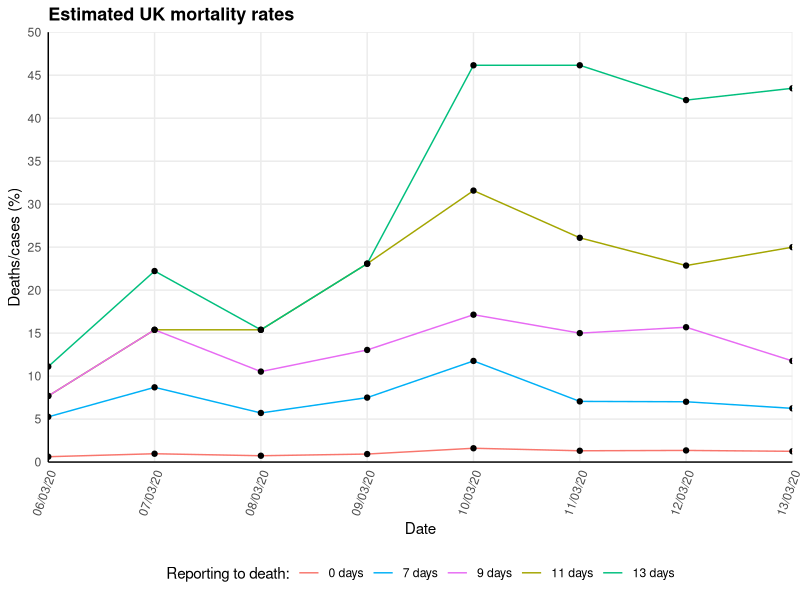

The R script that drew this image:
## Exploration of UK COVID-19 data: Mortality statistics over time
## Emma Doughty (e.doughty6@gmail.com)

# Install libraries if necessary
#if(!require(ggpubr)) install.packages("ggpubr")
#if(!require(tidyverse)) install.packages("tidyverse")
#if(!require(scales)) install.packages("scales")

# Load libraries
library(readr)
library(tidyr)
library(plyr)
library(ggplot2)
library(scales)
library(ggpubr)

#Load data
COVID19_by_day <- read_csv("COVID19_by_day.csv")
COVID19_by_day$Date <- as.Date(COVID19_by_day$Date, format = "%d/%m/%y")
COVID19_by_day <- COVID19_by_day[order(COVID19_by_day$Date),]

# Data taken from: https://github.com/midas-network/COVID-19/tree/master/parameter_estimates/2019_novel_coronavirus
# Looks case fatality rate in terms of number of deaths vs estimated number of cases at time of onset
# Fatality rate plotted for a range of reporting times 
# Reporting times chosen to fit with:
  # 14-23d from symptom onset to death
  # ~5d from onset to reporting
  # Therefore, time from reporting to death min =14-5 = 9d; max = 23-5 =18d; avg = 17d-5 = 12d
  # (4-7d exposure to symptom onset)

#### Generate dataframe for plot ####
# Cumulative deaths vs cumulative cases on same day
df_DeathsCases <- data.frame(Date = COVID19_by_day$Date, 
                             CumCases = COVID19_by_day$CumCases, 
                             CumDeaths = COVID19_by_day$CumDeaths, 
                             DeathStat = "0 days", 
                             StatValue = (100 * (COVID19_by_day$CumDeaths / COVID19_by_day$CumCases)), 
                             stringsAsFactors = FALSE)

df_DeathsCases[,c(5)] <- sapply(df_DeathsCases$StatValue, as.double)

# Cumulative deaths vs cumulative cases 15 days prior
# df_Deaths15d <- data.frame(Date = COVID19_by_day$Date, 
#                            CumCases = COVID19_by_day$CumCases, 
#                            CumDeaths = COVID19_by_day$CumDeaths, 
#                            DeathStat = "DeathsV15D", StatValue = "0", 
#                            stringsAsFactors = FALSE)
# 
# df_Deaths15d[,c(5)] <- sapply(df_Deaths15d$StatValue, as.double)
# 
# for (i in 36:nrow(df_Deaths15d)) {
#   df_Deaths15d[[i, 5]] <- (100 * (df_Deaths15d[i,3]/df_Deaths15d[i-15,2]))
# }

# Cumulative deaths vs cumulative cases 13 days prior
df_Deaths13d <- data.frame(Date = COVID19_by_day$Date, 
                           CumCases = COVID19_by_day$CumCases, 
                           CumDeaths = COVID19_by_day$CumDeaths, 
                           DeathStat = "13 days", StatValue = "0", 
                           stringsAsFactors = FALSE)

df_Deaths13d[,c(5)] <- sapply(df_Deaths13d$StatValue, as.double)

for (i in 36:nrow(df_Deaths13d)) {
  df_Deaths13d[[i, 5]] <- (100 * (df_Deaths13d[i,3]/df_Deaths13d[i-13,2]))
}

# Cumulative deaths vs cumulative cases 11 days prior
df_Deaths11d <- data.frame(Date = COVID19_by_day$Date, 
                           CumCases = COVID19_by_day$CumCases, 
                           CumDeaths = COVID19_by_day$CumDeaths, 
                           DeathStat = "11 days", StatValue = "0", 
                           stringsAsFactors = FALSE)

df_Deaths11d[,c(5)] <- sapply(df_Deaths11d$StatValue, as.double)

for (i in 36:nrow(df_Deaths11d)) {
  df_Deaths11d[[i, 5]] <- (100 * (df_Deaths11d[i,3]/df_Deaths11d[i-11,2]))
}

# Cumulative deaths vs cumulative cases 9 days prior
df_Deaths9d <- data.frame(Date = COVID19_by_day$Date, 
                          CumCases = COVID19_by_day$CumCases, 
                          CumDeaths = COVID19_by_day$CumDeaths, 
                          DeathStat = "9 days", StatValue = "0", 
                          stringsAsFactors = FALSE)
df_Deaths9d[,c(5)] <- sapply(df_Deaths9d$StatValue, as.double)
for (i in 36:nrow(df_Deaths9d)) {
  df_Deaths9d[[i, 5]] <- (100 * (df_Deaths9d[i,3]/df_Deaths9d[i-9,2]))
}

# Cumulative deaths vs cumulative cases 7 days prior
df_Deaths7d <- data.frame(Date = COVID19_by_day$Date, 
                          CumCases = COVID19_by_day$CumCases, 
                          CumDeaths = COVID19_by_day$CumDeaths, 
                          DeathStat = "7 days", StatValue = "0", 
                          stringsAsFactors = FALSE)
df_Deaths7d[,c(5)] <- sapply(df_Deaths7d$StatValue, as.double)
for (i in 36:nrow(df_Deaths7d)) {
  df_Deaths7d[[i, 5]] <- (100 * (df_Deaths7d[i,3]/df_Deaths7d[i-7,2]))
}

# Merge data for all estimated dates of reporting
df_DeathsStats <- rbind(df_Deaths13d, df_Deaths11d, df_Deaths9d, df_Deaths7d, df_DeathsCases)
df_DeathsStats <-df_DeathsStats[!(df_DeathsStats$CumDeaths==0),]

#### Plot graph for mortslity stats ####
DeathStats_Factor <- 10^(floor(log10(signif(max(df_DeathsStats$StatValue)))))
DeathStats_Breaks <- ceiling(DeathStats_Factor/2)

plot_Mortality <- ggplot(data=df_DeathsStats, aes(x=Date, y=df_DeathsStats$StatValue, group=DeathStat)) +
  geom_line(aes(color=DeathStat))+
  geom_point()+
  scale_x_date(labels = date_format("%d/%m/%y"), expand = c(0, 0), 
               limits = c(min(df_DeathsStats$Date), max(df_DeathsStats$Date)),
               breaks = seq(min(df_DeathsStats$Date), max(df_DeathsStats$Date), 1)) +
  scale_y_continuous(limits = c(0, 50), 
                     breaks = seq(0, 50, DeathStats_Breaks),
                     expand = c(0, 0)) +
  ylab("Deaths/cases (%)") + xlab("Date") +
  ggtitle("Estimated UK mortality rates") +
  theme_minimal() +
  theme(plot.title = element_text(size=13, face="bold"),
        legend.position = "bottom",
        axis.line = element_line(colour = "black"),
        axis.text.x = element_text(angle = 70, hjust = 1, vjust = 1), 
        panel.grid.minor = element_blank()) + 
  labs(colour = "Reporting to death:")+ 
  scale_color_discrete(breaks=c("0 days","7 days","9 days","11 days","13 days"))

pdf("Mortality_Stats_plot.pdf", height = 8.27, width = 11.69)
plot_Mortality
dev.off()

